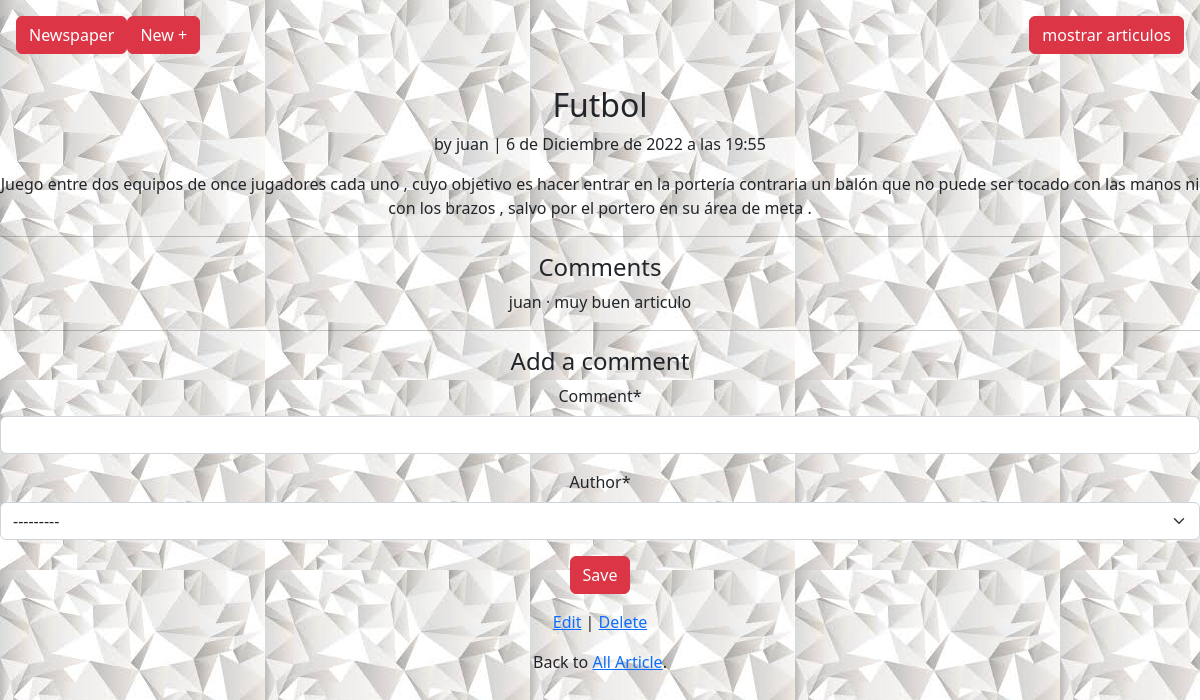
Page /articles/16/ (signed in) on the committed database.
### articles/models.py (models this page shows, shortened)
class Article(models.Model):
    title = models.CharField(max_length=255)
    body = models.TextField()
    date = models.DateTimeField(auto_now_add=True)
    author = models.ForeignKey(settings.AUTH_USER_MODEL,
                                on_delete= models.CASCADE,)

class Comment(models.Model):
    article = models.ForeignKey(Article, on_delete=models.CASCADE,)
    comment= models.CharField(
        max_length=140
    )
    author = models.ForeignKey(settings.AUTH_USER_MODEL,
                                on_delete=models.CASCADE,
                                )
    def __str__(self):
        return self.comment

### accounts/models.py (models this page shows)
class CustomUser(AbstractUser):
    age = models.PositiveIntegerField(null=True, blank=True)

### articles/views.py (the view, shortened to what this page needs)
# urls.py: path("<int:pk>/",ArticleDetailView.as_view(),
class ArticleDetailView(LoginRequiredMixin, DetailView):
    def get(self, request, *args, **kwargs):
        view = CommentGet.as_view()
        return view(request, *args, **kwargs)

### articles/forms.py
class CommentForm(forms.ModelForm):
    class Meta:
        model = Comment
        fields = ("comment", "author")

### articles/views.py (called while the page is built)
    def  get_context_data(self, **kwargs):
        context = super().get_context_data(**kwargs)
        context['form'] = CommentForm()
        return context

### templates/article_detail.html (shortened to what this page needs)
{% extends "base.html" %}
{% load crispy_forms_tags %}
{% block content %}
    <div class="article-entry">
        <h2>{{ object.title}}</h2>
        <p>by {{ object.author }} | {{ object.date }}</p>
        <p> {{ object.body }}</p>
    </div>
    <hr>
    <h4>Comments</h4>
    {% for comment in article.comment_set.all %}
        <p>{{ comment.author}} &middot; {{ comment }}</p>
    {% endfor %}
    <hr>
    <h4> Add a comment </h4>
    <form action="" method="post">
        {{ form|crispy }}
        <button class="btn btn-danger ml-2" type="submit">Save</button>
    </form>
    <p ><a href="{% url 'article_edit' article.pk %}">Edit</a> |
    <a href="{% url 'article_delete' article.pk %}">Delete</a></p>
    <p>Back to <a href="{% url 'article_list' %}">All Article</a>.</p>
{% endblock content %}

### static/css/diseño.css (style rules this page uses)
body { background-image: url('../img/blanco.jfif'); }

### rows in the picture
Article: title "Futbol", author "juan", date "6 de Diciembre de 2022 a las 19:55", body "Juego entre dos equipos de once jugadores cada uno , cuyo objetivo es hacer entrar en la portería contraria un balón que no puede ser tocado con las manos ni con los brazos , salvo por el portero en su área de meta ."
Comment: author "juan", comment "muy buen articulo"
